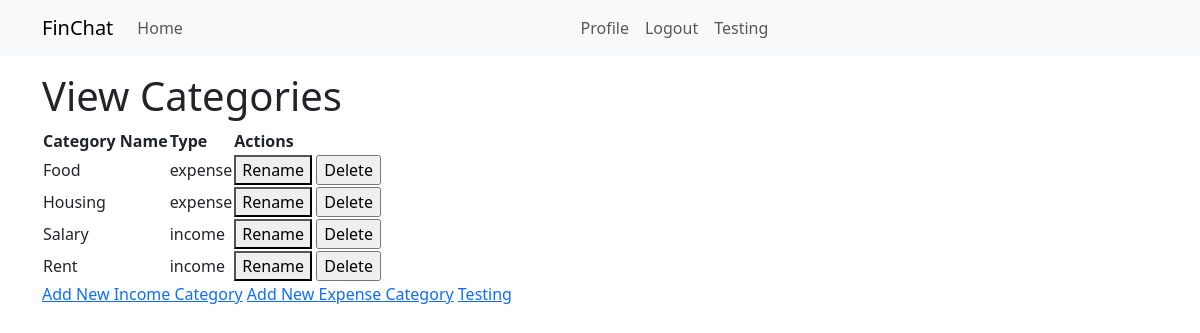
Page /view-categories (signed in) on the committed database.
### app/models.py (models this page shows, shortened)
class Category(db.Model):
    id: so.Mapped[int] = so.mapped_column(primary_key=True)
    name: so.Mapped[str] = so.mapped_column( sa.String(50), index=True, unique=False)
    user_id: so.Mapped[int] = so.mapped_column( sa.ForeignKey(User.id), index=True)
    transaction_type: so.Mapped[str] = so.mapped_column(
        sa.String(50),
        index=True,
        unique=False,
        server_default='select'  # set default value to 'income'
    )
    deleted: so.Mapped[bool] = so.mapped_column(default=False,unique=False)  # Add a deleted column
    creator: so.Mapped[User] = so.relationship(back_populates='categories')
    transactions: so.WriteOnlyMapped['Transaction'] = so.relationship(back_populates='section')
    budgets: so.WriteOnlyMapped['Budget'] = so.relationship(back_populates='section')

### app/routes.py (the view, shortened to what this page needs)
@app.route('/view-categories', methods=['GET', 'POST'])
@login_required
def view_categories():
    add_category_form = CategoryForm()
    rename_category_form = RenameCategoryForm()
    delete_category_form = DeleteCategoryForm()
    categories = Category.query.filter_by(user_id=current_user.id, deleted=False).filter(Category.transaction_type != 'loan').all()
    return render_template('view_categories.html', title='View Categories',
                           categories=categories,
                           rename_category_form=rename_category_form,
                           delete_category_form=delete_category_form)

### app/forms.py
class CategoryForm(FlaskForm):
    name = StringField('Category Name', validators=[DataRequired()])
    submit = SubmitField('Add Category')

class RenameCategoryForm(FlaskForm):
    category_id = IntegerField('Category ID', validators=[DataRequired()])
    new_name = StringField('New Category Name', validators=[DataRequired()])
    submit = SubmitField('Rename Category')

### app/models.py (called while the page is built)
@login.user_loader
def load_user(id):
    return db.session.get(User, int(id))

### app/templates/view_categories.html (shortened to what this page needs)
{% extends "base.html" %}
{% block content %}
<h1>View Categories</h1>
<table>
    <thead>
        <tr>
            <th>Category Name</th>
            <th>Type</th>
            <th>Actions</th>
        </tr>
    </thead>
    <tbody>
        {% for category in categories %}
            <tr>
                <td>{{ category.name }}</td>
                <td>{{ category.transaction_type }}</td>
                <td>
                    <button onclick="showRenameForm('{{ category.id }}')">Rename</button>
                    <form method="POST" action="{{ url_for('delete_category') }}" style="display:inline;">
                        <input type="submit" value="Delete" onclick="return confirm('Are you sure you want to delete this category?');">
                    </form>
                </td>
            </tr>
        {% endfor %}
    </tbody>
</table>
<a href="{{ url_for('add_income_category') }}">Add New Income Category</a>
<a href="{{ url_for('add_expense_category') }}">Add New Expense Category</a>
<a href="{{ url_for('testing') }}">Testing</a>
{% endblock %}

### rows in the picture
Category: name "Food", transaction_type "expense"
Category: name "Housing", transaction_type "expense"
Category: name "Salary", transaction_type "income"
Category: name "Rent", transaction_type "income"
